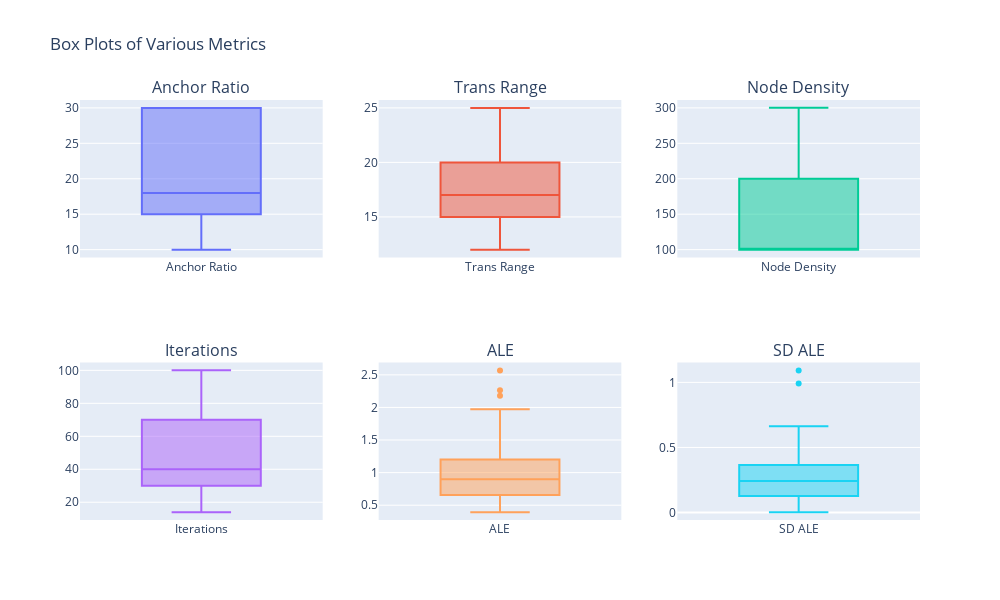

Source (notebook cell):
### Code cell
from plotly.subplots import make_subplots
# Create subplots: 2 rows and 3 columns
fig = make_subplots(rows=2, cols=3, 
                    subplot_titles=("Anchor Ratio", "Trans Range", "Node Density", 
                                    "Iterations", "ALE", "SD ALE"))

# Add each box plot to the subplot
fig.add_trace(go.Box(y=df['anchor_ratio'], name="Anchor Ratio"), row=1, col=1)
fig.add_trace(go.Box(y=df['trans_range'], name="Trans Range"), row=1, col=2)
fig.add_trace(go.Box(y=df['node_density'], name="Node Density"), row=1, col=3)
fig.add_trace(go.Box(y=df['iterations'], name="Iterations"), row=2, col=1)
fig.add_trace(go.Box(y=df['ale'], name="ALE"), row=2, col=2)
fig.add_trace(go.Box(y=df['sd_ale'], name="SD ALE"), row=2, col=3)

# Update layout for better appearance
fig.update_layout(title_text="Box Plots of Various Metrics", 
                  height=600, width=1000,
                  showlegend=False)  # Hide individual legends

# Show the figure
fig.show()

### Figure 1 — Plotly figure (JSON) as saved in the notebook; plotly's stock layout.template omitted (floating-point values rounded to 4 significant figures)
{"data": [{"name": "Anchor Ratio", "type": "box", "xaxis": "x", "y": [30, 15, 30, 15, 30, 22, 18, 10, 29, 20, 15, 18, 18, 30, 30, 22, 14, 15, 14, 15, 15, 15, 20, 30, 20, 27, 20, 15, 30, 14, 30, 30, 15, 30, 18, 15, 15, 14, 15, 20, 15, 10, 30, 15, 15, 30, 30, 30, 15, 30, 30, 22, 15, 15, 30, 28, 20, 18, 15, 26, 29, 30, 15, 14, 15, 30, 30, 14, 15, 15, 30, 30, 15, 20, 15, 15, 15, 15, 15, 15, 15, 30, 30, 30, 15, 30, 15, 22, 15, 22, 15, 14, 15, 15, 26, 15, 15, 30, 30, 30, 22, 14, 18, 14, 15, 20, 15], "yaxis": "y"}, {"name": "Trans Range", "type": "box", "xaxis": "x2", "y": [15, 15, 15, 20, 15, 18, 23, 25, 25, 20, 20, 23, 23, 15, 20, 18, 17, 15, 17, 20, 15, 20, 20, 15, 20, 12, 20, 15, 20, 17, 15, 15, 15, 15, 23, 15, 15, 17, 20, 20, 16, 25, 15, 20, 15, 15, 15, 20, 15, 20, 20, 18, 15, 20, 15, 15, 20, 23, 15, 25, 25, 20, 20, 17, 20, 20, 15, 17, 15, 15, 15, 15, 15, 20, 15, 20, 15, 15, 15, 15, 15, 20, 15, 15, 15, 15, 20, 18, 16, 18, 20, 17, 20, 20, 25, 20, 15, 15, 20, 15, 18, 17, 23, 17, 20, 20, 15], "yaxis": "y2"}, {"name": "Node Density", "type": "box", "xaxis": "x3", "y": [200, 100, 100, 100, 100, 100, 100, 200, 100, 100, 200, 100, 100, 200, 100, 100, 200, 100, 200, 100, 100, 100, 100, 200, 200, 300, 200, 100, 100, 200, 200, 100, 200, 200, 100, 300, 100, 200, 100, 200, 100, 200, 100, 200, 300, 200, 100, 100, 200, 100, 100, 100, 300, 200, 300, 100, 100, 100, 100, 300, 100, 100, 200, 200, 100, 100, 100, 200, 300, 300, 100, 300, 100, 200, 300, 100, 100, 200, 200, 100, 200, 100, 300, 100, 200, 100, 100, 100, 100, 100, 100, 200, 200, 200, 300, 200, 300, 200, 100, 300, 100, 200, 100, 200, 100, 100, 200], "yaxis": "y3"}, {"name": "Iterations", "type": "box", "xaxis": "x4", "y": [40, 70, 50, 20, 40, 24, 14, 15, 40, 30, 20, 16, 24, 70, 50, 18, 40, 60, 70, 40, 40, 70, 20, 50, 30, 34, 40, 100, 30, 80, 60, 100, 80, 80, 18, 80, 20, 50, 80, 20, 16, 25, 70, 40, 70, 20, 30, 100, 70, 40, 60, 36, 30, 50, 40, 16, 50, 22, 80, 21, 70, 90, 70, 20, 90, 20, 60, 100, 60, 20, 20, 50, 30, 50, 40, 30, 90, 30, 20, 50, 50, 80, 20, 80, 60, 90, 100, 30, 20, 42, 60, 90, 30, 80, 35, 60, 50, 30, 70, 30, 48, 30, 20, 60, 50, 40, 40], "yaxis": "y4"}, {"name": "ALE", "type": "box", "xaxis": "x5", "y": [0.7735, 0.9119, 0.8149, 1.435, 1.266, 1.457, 1.913, 1.433, 0.7774, 1.142, 0.6944, 1.537, 1.054, 0.6169, 1.306, 2.568, 0.8571, 1.361, 0.7611, 1.4, 0.9686, 1.237, 1.424, 0.6237, 0.6395, 0.5272, 0.5836, 0.8355, 0.8562, 0.6944, 0.6105, 0.8981, 0.5793, 0.584, 1.427, 0.49, 1.973, 0.8521, 0.987, 0.7776, 2.178, 0.7715, 1.231, 0.7545, 0.5387, 0.9553, 1.069, 0.7989, 0.7264, 0.9977, 1.089, 1.374, 0.5954, 0.7684, 0.394, 2.264, 1.102, 0.9821, 0.9385, 0.5936, 0.6561, 0.7033, 0.6265, 1.1, 1.088, 1.101, 0.959, 0.5874, 0.6443, 0.755, 1.72, 0.4452, 1.311, 0.5649, 0.6409, 1.367, 1.204, 0.9535, 1.021, 0.9339, 0.8945, 0.7451, 0.5429, 1.068, 0.6239, 1.068, 0.9788, 1.75, 1.371, 1.532, 1.166, 0.6546, 0.8733, 0.5106, 0.5141, 0.7772, 0.5915, 0.8244, 0.7364, 0.4508, 1.189, 0.991, 1.287, 0.8991, 1.171, 1.234, 0.6354], "yaxis": "y5"}, {"name": "SD ALE", "type": "box", "xaxis": "x6", "y": [0.2506, 0.4983, 0.2555, 0.3946, 0.3029, 0.4633, 0.4402, 0.235, 0.3515, 0.2302, 0.1081, 0.2477, 0.3126, 0.156, 0.3172, 0.6635, 0.2641, 0.6061, 0.09896, 0.3818, 0.522, 0.374, 0.4327, 0.1989, 0.1448, 0.09217, 0.113, 0.2794, 0.2492, 0.1095, 0.1565, 0.395, 0.1418, 0.1382, 0.3005, 0.09829, 1.092, 0.2424, 0.2729, 0.07935, 0.4733, 0.173, 0.2885, 0.1105, 0.07178, 0.2437, 0.2202, 0.2088, 0.2016, 0.1928, 0.3082, 0.3697, 0.09547, 0.1876, 0.0509, 0.6214, 0.3945, 0.1832, 0.4312, 0.04081, 0.1701, 0.155, 0.07199, 0.2011, 0.2871, 0.2778, 0.2477, 0.1206, 0.07902, 0.1309, 0.2562, 0.104, 0.992, 0.08706, 0.1022, 0.3875, 0.3495, 0.1852, 0.2482, 0.5979, 0.1603, 0.1664, 0.05111, 0.126, 0.1229, 0.4449, 0.3192, 0.5418, 0.4436, 0.4072, 0.3066, 0.09109, 0.2658, 0.0543, 0.003267, 0.1612, 0.08942, 0.3559, 0.09766, 0.07142, 0.3535, 0.1475, 0.3752, 0.2318, 0.372, 0.5998, 0.1398], "yaxis": "y6"}], "layout": {"annotations": [{"font": {"size": 16}, "showarrow": false, "text": "Anchor Ratio", "x": 0.1444, "xanchor": "center", "xref": "paper", "y": 1, "yanchor": "bottom", "yref": "paper"}, {"font": {"size": 16}, "showarrow": false, "text": "Trans Range", "x": 0.5, "xanchor": "center", "xref": "paper", "y": 1, "yanchor": "bottom", "yref": "paper"}, {"font": {"size": 16}, "showarrow": false, "text": "Node Density", "x": 0.8556, "xanchor": "center", "xref": "paper", "y": 1, "yanchor": "bottom", "yref": "paper"}, {"font": {"size": 16}, "showarrow": false, "text": "Iterations", "x": 0.1444, "xanchor": "center", "xref": "paper", "y": 0.375, "yanchor": "bottom", "yref": "paper"}, {"font": {"size": 16}, "showarrow": false, "text": "ALE", "x": 0.5, "xanchor": "center", "xref": "paper", "y": 0.375, "yanchor": "bottom", "yref": "paper"}, {"font": {"size": 16}, "showarrow": false, "text": "SD ALE", "x": 0.8556, "xanchor": "center", "xref": "paper", "y": 0.375, "yanchor": "bottom", "yref": "paper"}], "height": 600, "showlegend": false, "title": {"text": "Box Plots of Various Metrics"}, "width": 1000, "xaxis": {"anchor": "y", "domain": [0, 0.2889]}, "xaxis2": {"anchor": "y2", "domain": [0.3556, 0.6444]}, "xaxis3": {"anchor": "y3", "domain": [0.7111, 1]}, "xaxis4": {"anchor": "y4", "domain": [0, 0.2889]}, "xaxis5": {"anchor": "y5", "domain": [0.3556, 0.6444]}, "xaxis6": {"anchor": "y6", "domain": [0.7111, 1]}, "yaxis": {"anchor": "x", "domain": [0.625, 1]}, "yaxis2": {"anchor": "x2", "domain": [0.625, 1]}, "yaxis3": {"anchor": "x3", "domain": [0.625, 1]}, "yaxis4": {"anchor": "x4", "domain": [0, 0.375]}, "yaxis5": {"anchor": "x5", "domain": [0, 0.375]}, "yaxis6": {"anchor": "x6", "domain": [0, 0.375]}}}
